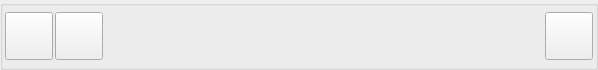
<?xml version="1.0" encoding="UTF-8"?>
<ui version="4.0">
 <class>UserHostListItemUi</class>
 <widget class="QWidget" name="UserHostListItemUi">
  <property name="geometry">
   <rect>
    <x>0</x>
    <y>0</y>
    <width>598</width>
    <height>65</height>
   </rect>
  </property>
  <property name="sizePolicy">
   <sizepolicy hsizetype="Expanding" vsizetype="Minimum">
    <horstretch>0</horstretch>
    <verstretch>0</verstretch>
   </sizepolicy>
  </property>
  <property name="minimumSize">
   <size>
    <width>0</width>
    <height>0</height>
   </size>
  </property>
  <property name="maximumSize">
   <size>
    <width>16777215</width>
    <height>16777215</height>
   </size>
  </property>
  <property name="font">
   <font>
    <pointsize>8</pointsize>
   </font>
  </property>
  <property name="windowTitle">
   <string>Form</string>
  </property>
  <property name="styleSheet">
   <string notr="true"/>
  </property>
  <layout class="QGridLayout" name="gridLayout">
   <property name="leftMargin">
    <number>0</number>
   </property>
   <property name="topMargin">
    <number>0</number>
   </property>
   <property name="rightMargin">
    <number>0</number>
   </property>
   <property name="bottomMargin">
    <number>0</number>
   </property>
   <property name="spacing">
    <number>0</number>
   </property>
   <item row="0" column="0">
    <widget class="QGroupBox" name="groupBox">
     <property name="title">
      <string notr="true"/>
     </property>
     <layout class="QHBoxLayout" name="horizontalLayout">
      <property name="spacing">
       <number>2</number>
      </property>
      <property name="leftMargin">
       <number>2</number>
      </property>
      <property name="topMargin">
       <number>2</number>
      </property>
      <property name="rightMargin">
       <number>2</number>
      </property>
      <property name="bottomMargin">
       <number>2</number>
      </property>
      <item>
       <widget class="VxPushButton" name="m_AvatarButton">
        <property name="sizePolicy">
         <sizepolicy hsizetype="Fixed" vsizetype="Fixed">
          <horstretch>0</horstretch>
          <verstretch>0</verstretch>
         </sizepolicy>
        </property>
        <property name="minimumSize">
         <size>
          <width>48</width>
          <height>48</height>
         </size>
        </property>
        <property name="maximumSize">
         <size>
          <width>48</width>
          <height>48</height>
         </size>
        </property>
        <property name="text">
         <string notr="true"/>
        </property>
        <property name="iconSize">
         <size>
          <width>48</width>
          <height>48</height>
         </size>
        </property>
       </widget>
      </item>
      <item>
       <widget class="VxPushButton" name="m_FriendshipButton">
        <property name="sizePolicy">
         <sizepolicy hsizetype="Fixed" vsizetype="Fixed">
          <horstretch>0</horstretch>
          <verstretch>0</verstretch>
         </sizepolicy>
        </property>
        <property name="minimumSize">
         <size>
          <width>48</width>
          <height>48</height>
         </size>
        </property>
        <property name="maximumSize">
         <size>
          <width>48</width>
          <height>48</height>
         </size>
        </property>
        <property name="text">
         <string notr="true"/>
        </property>
        <property name="iconSize">
         <size>
          <width>48</width>
          <height>48</height>
         </size>
        </property>
       </widget>
      </item>
      <item>
       <layout class="QVBoxLayout" name="ButtonTextVerticalLayout">
        <property name="spacing">
         <number>0</number>
        </property>
        <property name="leftMargin">
         <number>2</number>
        </property>
        <property name="topMargin">
         <number>2</number>
        </property>
        <property name="bottomMargin">
         <number>2</number>
        </property>
        <item>
         <layout class="QHBoxLayout" name="TitleHorizontalLayout">
          <property name="spacing">
           <number>0</number>
          </property>
          <property name="leftMargin">
           <number>0</number>
          </property>
          <item>
           <widget class="QLabel" name="TitlePart1">
            <property name="font">
             <font>
              <weight>50</weight>
              <italic>false</italic>
              <bold>false</bold>
             </font>
            </property>
            <property name="text">
             <string/>
            </property>
           </widget>
          </item>
          <item>
           <widget class="QLabel" name="TitlePart2">
            <property name="text">
             <string/>
            </property>
           </widget>
          </item>
          <item>
           <spacer name="horizontalSpacer">
            <property name="orientation">
             <enum>Qt::Horizontal</enum>
            </property>
            <property name="sizeHint" stdset="0">
             <size>
              <width>40</width>
              <height>20</height>
             </size>
            </property>
           </spacer>
          </item>
         </layout>
        </item>
        <item>
         <layout class="QHBoxLayout" name="DescHorizontalLayout">
          <property name="spacing">
           <number>0</number>
          </property>
          <item>
           <widget class="QLabel" name="DescPart1">
            <property name="text">
             <string/>
            </property>
           </widget>
          </item>
          <item>
           <widget class="QLabel" name="DescPart2">
            <property name="text">
             <string/>
            </property>
           </widget>
          </item>
          <item>
           <spacer name="horizontalSpacer_2">
            <property name="orientation">
             <enum>Qt::Horizontal</enum>
            </property>
            <property name="sizeHint" stdset="0">
             <size>
              <width>40</width>
              <height>20</height>
             </size>
            </property>
           </spacer>
          </item>
         </layout>
        </item>
        <item>
         <widget class="QLabel" name="TodLabel">
          <property name="sizePolicy">
           <sizepolicy hsizetype="Preferred" vsizetype="Preferred">
            <horstretch>0</horstretch>
            <verstretch>0</verstretch>
           </sizepolicy>
          </property>
          <property name="font">
           <font>
            <weight>50</weight>
            <italic>false</italic>
            <bold>false</bold>
           </font>
          </property>
          <property name="frameShape">
           <enum>QFrame::NoFrame</enum>
          </property>
          <property name="lineWidth">
           <number>0</number>
          </property>
          <property name="text">
           <string/>
          </property>
         </widget>
        </item>
       </layout>
      </item>
      <item>
       <widget class="VxPushButton" name="m_MenuButton">
        <property name="sizePolicy">
         <sizepolicy hsizetype="Fixed" vsizetype="Fixed">
          <horstretch>0</horstretch>
          <verstretch>0</verstretch>
         </sizepolicy>
        </property>
        <property name="minimumSize">
         <size>
          <width>48</width>
          <height>48</height>
         </size>
        </property>
        <property name="maximumSize">
         <size>
          <width>48</width>
          <height>48</height>
         </size>
        </property>
        <property name="text">
         <string notr="true"/>
        </property>
        <property name="iconSize">
         <size>
          <width>48</width>
          <height>48</height>
         </size>
        </property>
       </widget>
      </item>
     </layout>
    </widget>
   </item>
  </layout>
 </widget>
 <customwidgets>
  <customwidget>
   <class>VxPushButton</class>
   <extends>QPushButton</extends>
   <header>VxPushButton.h</header>
  </customwidget>
 </customwidgets>
 <resources/>
 <connections/>
</ui>
